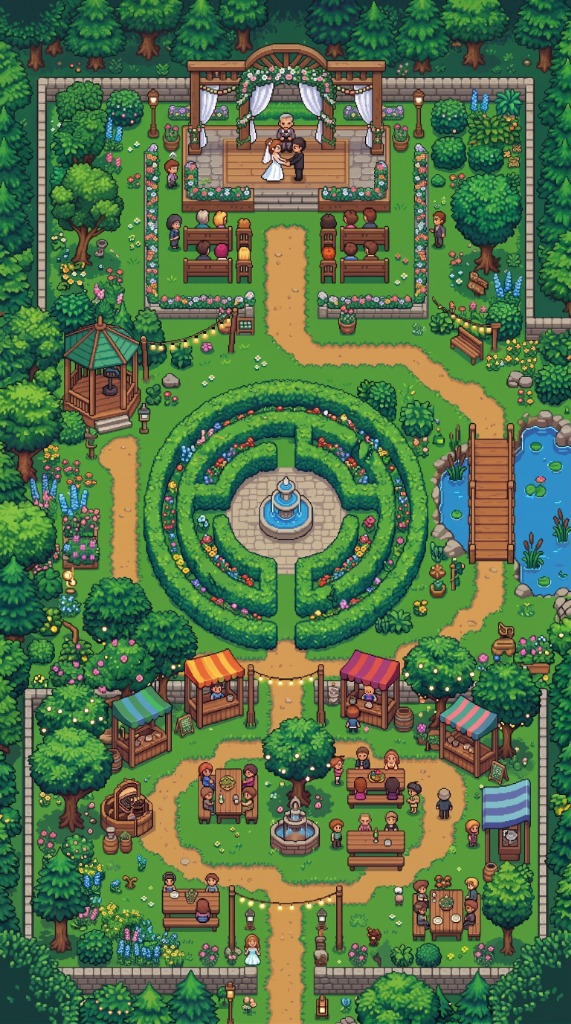
#> input picture assets/background.jpg, 571 x 1024 px, found by its file name
$ python find_fountain.py
#> lines starting #> are read from the running program, lines starting #| are printed output that depends on the picture; after the words box and inside, x2 and y2 are one past the last pixel; in counts of white or black regions, pixels touching at a corner belong together
import cv2
import numpy as np

bg = cv2.imread('public/background.jpg')
#> bg is the input picture: shape (1024, 571, 3); mean B, G, R 73.3, 115.3, 84.8
hsv = cv2.cvtColor(bg, cv2.COLOR_BGR2HSV)
#> hsv: shape (1024, 571, 3); mean H, S, V 54.8, 140.5, 127.5

# Blue color for fountain water
lower_blue = np.array([100, 50, 50])
upper_blue = np.array([130, 255, 255])
mask = cv2.inRange(hsv, lower_blue, upper_blue)
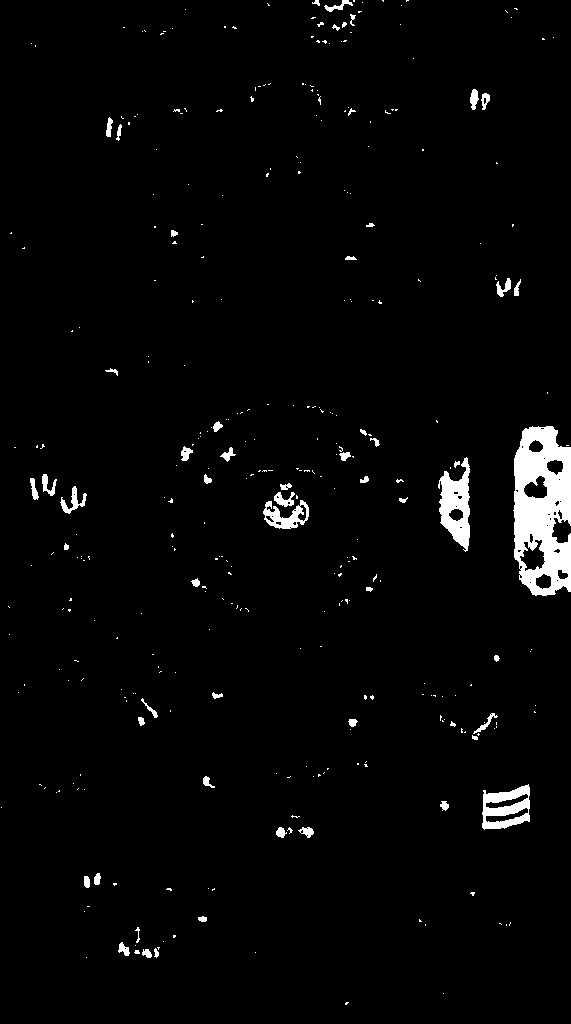
#> mask: shape (1024, 571); 2.6% white; 342 white regions (285 under 20 px)

contours, _ = cv2.findContours(mask, cv2.RETR_EXTERNAL, cv2.CHAIN_APPROX_SIMPLE)
#> contours = 342 contours, 299 with area under 20; largest, box (x1, y1, x2, y2) and area: (513, 426, 571, 596) 8122, (438, 457, 470, 552) 1721, (482, 784, 530, 830) 1608, (263, 500, 309, 529) 676, (60, 486, 87, 514) 199
for cnt in contours:
    x, y, w, h = cv2.boundingRect(cnt)
    if w > 20 and h > 20:
        print(f"Found blue area (fountain?) at x={x}, y={y}, w={w}, h={h}")
#> this loop made 342 passes
#> (x, y, w, h) on passes 1 to 3: (345, 1002, 4, 3), (443, 993, 1, 1), (86, 957, 1, 1)
#| Found blue area (fountain?) at x=482, y=784, w=48, h=46
#| Found blue area (fountain?) at x=473, y=713, w=25, h=21
#| Found blue area (fountain?) at x=263, y=500, w=46, h=29
#| Found blue area (fountain?) at x=60, y=486, w=27, h=28
#| Found blue area (fountain?) at x=438, y=457, w=32, h=95
#| Found blue area (fountain?) at x=513, y=426, w=58, h=170
